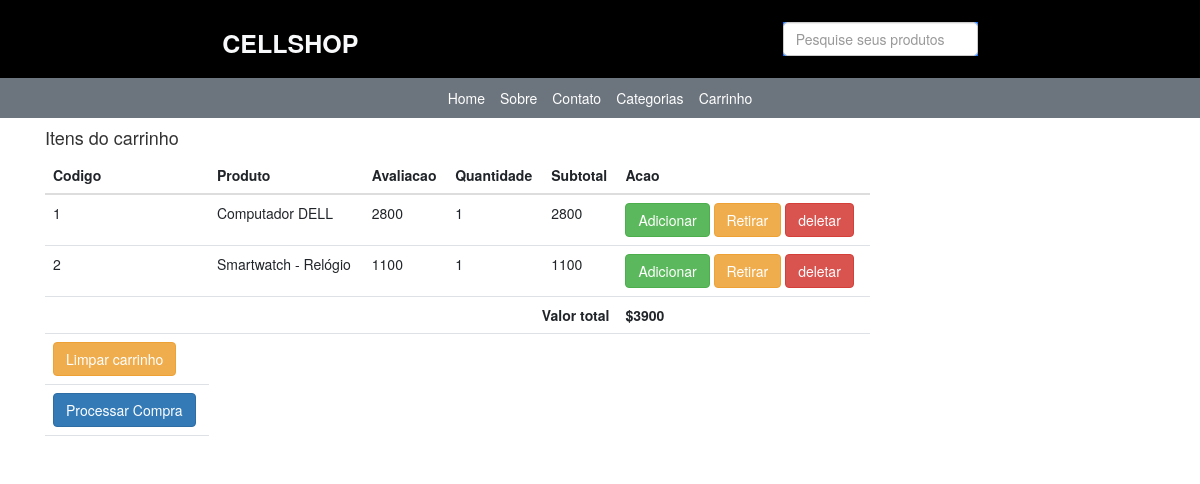
Page /meu-carro/ (signed in) on the committed database.
### lojaapp/models.py (models this page shows, shortened)
class CarroProduto(models.Model):
    carro = models.ForeignKey(Carro, on_delete=models.CASCADE)
    produto = models.ForeignKey(Produto, on_delete=models.CASCADE)
    avaliacao_produto = models.PositiveIntegerField()
    quantidade = models.PositiveIntegerField()
    sub_total = models.PositiveIntegerField()

class Produto(models.Model):
    titulo = models.CharField(max_length=100)
    slug = models.SlugField(unique=True, max_length=100)
    categoria = models.ForeignKey(Categoria, on_delete=models.CASCADE)
    imagem = models.ImageField(upload_to="produtos")
    preco_mercado = models.PositiveIntegerField()
    venda = models.PositiveIntegerField()
    descricao = models.TextField()
    garantia = models.CharField(max_length=100, null=True, blank=True)
    return_devolucao = models.CharField(max_length=300, null=True, blank=True)
    visualizacao = models.PositiveIntegerField(default=0)

class Carro(models.Model):
    cliente = models.ForeignKey(Cliente, on_delete=models.SET_NULL, null=True, blank=True)
    total = models.PositiveIntegerField(default=0)
    criado_em = models.DateField(auto_now_add=True)

### lojaapp/views.py (the view)
# urls.py: path("meu-carro/", MeuCarroView.as_view(), name="meucarro"),
class MeuCarroView(TemplateView):
    template_name = "meucarro.html"
    def get_context_data(self, **kwargs):
        context = super().get_context_data(**kwargs)
        carro_id = self.request.session.get("carro_id", None)
        if carro_id:
            carro = Carro.objects.get(id=carro_id)
        else:
            carro = None
        context['carro'] = carro
        return context

### templates/meucarro.html
{% extends 'base.html' %} {% block content%}
<div class="container">
  <div class="row">
    <div class="col-md-9">
      <h4>Itens do carrinho</h4>
      <table class="table">
        <thead>
          <tr>
            <th>Codigo</th>
            <th>Produto</th>
            <th>Avaliacao</th>
            <th>Quantidade</th>
            <th>Subtotal</th>
            <th>Acao</th>
          </tr>
        </thead>
        <tbody>
          {% for cp in carro.carroproduto_set.all %}
          <tr>
            <td>{{ forloop.counter }}</td>
            <td>{{ cp.produto.titulo }}</td>
            <td>{{ cp.avaliacao_produto }}</td>
            <td>{{ cp.quantidade}}</td>
            <td>{{ cp.sub_total }}</td>
            <td>
              <a
                href="{% url 'lojaapp:manipularcarro' cp.id %}?acao=inc"
                class="btn btn-success"
                >Adicionar
              </a>
              <a
                href="{% url 'lojaapp:manipularcarro' cp.id %}?acao=dcr"
                class="btn btn-warning"
                >Retirar</a
              >
              <a
                href="{% url 'lojaapp:manipularcarro' cp.id %}?acao=rmv"
                class="btn btn-danger"
                >deletar</a
              >
            </td>
          </tr>
          {% endfor %}
          <tr>
            <th colspan="5" class="text-right">Valor total</th>
            <th>${{carro.total}}</th>
            <tr>
              {% if carro.carroproduto_set.all %}
              <th >
                <a
                href="{% url 'lojaapp:limparcarro' %}?acao=rmv"
                class="btn btn-warning"
                >Limpar carrinho
              </a>
              {% endif %}
              </th>
            </tr>
          </tr>
          <tr>
            {% if carro.carroproduto_set.all %}
              <th>
                <a
                href="{% url 'lojaapp:checkout' %}"
                class="btn btn-primary"
                >Processar Compra
              </a>
              {% endif %}
          </tr>
        </tbody>
      </table>
    </div>
  </div>
</div>
{% endblock %}

### rows in the picture
CarroProduto: produto.titulo "Computador DELL", avaliacao_produto "2800", quantidade "1", sub_total "2800"
CarroProduto: produto.titulo "Smartwatch - Relógio", avaliacao_produto "1100", quantidade "1", sub_total "1100"
Carro: total "3900"
